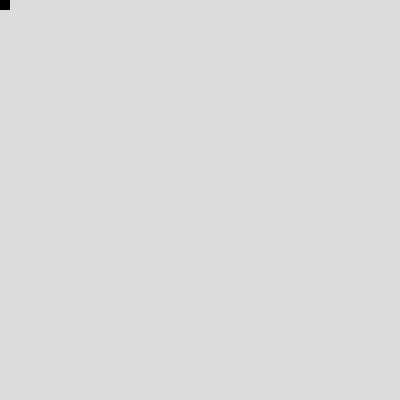
Frame 1 (no input)
Frame 60 (no input): identical to frame 1, image omitted
Frame 120 (the mouse pressed at the canvas centre since frame 60): identical to frame 1, image omitted

The p5.js sketch that drew this single still picture (run headless with seeded random() and noise() and a simulated clock; from frame 60 on, the mouse is pressed at the canvas centre):

// p5.js sketch
// ── sketch.js
let snake;

function setup() {
  createCanvas(400, 400);
  snake = new Snake();
}

function keyPressed() {
  if(keyCode === LEFT_ARROW) {
    x = floor(random(w));
  }
  if(keyCode === RIGHT_ARROW) {
    y = floor(random(h));
  }
}

function draw() {
  background(220);
  //뱀을 그리는 코드
  snake.update();
  snake.show();
  //음식을 그리는 코드
}
// ── snake.js
class Snake {
    constructor() {
      this.body = [];
      this.body[0] = createVector(0, 0);
      this.xdir = 0;
      this.ydir = 0;
    }
    
    update() {
      this.body[0].x += this.xdir;
      this.body[0].y += this.ydir;
    }
    
    show() {
      fill(0);
      noStroke();
      rect(this.body[0].x, this.body[0].y, 10, 10)
    }
  }
